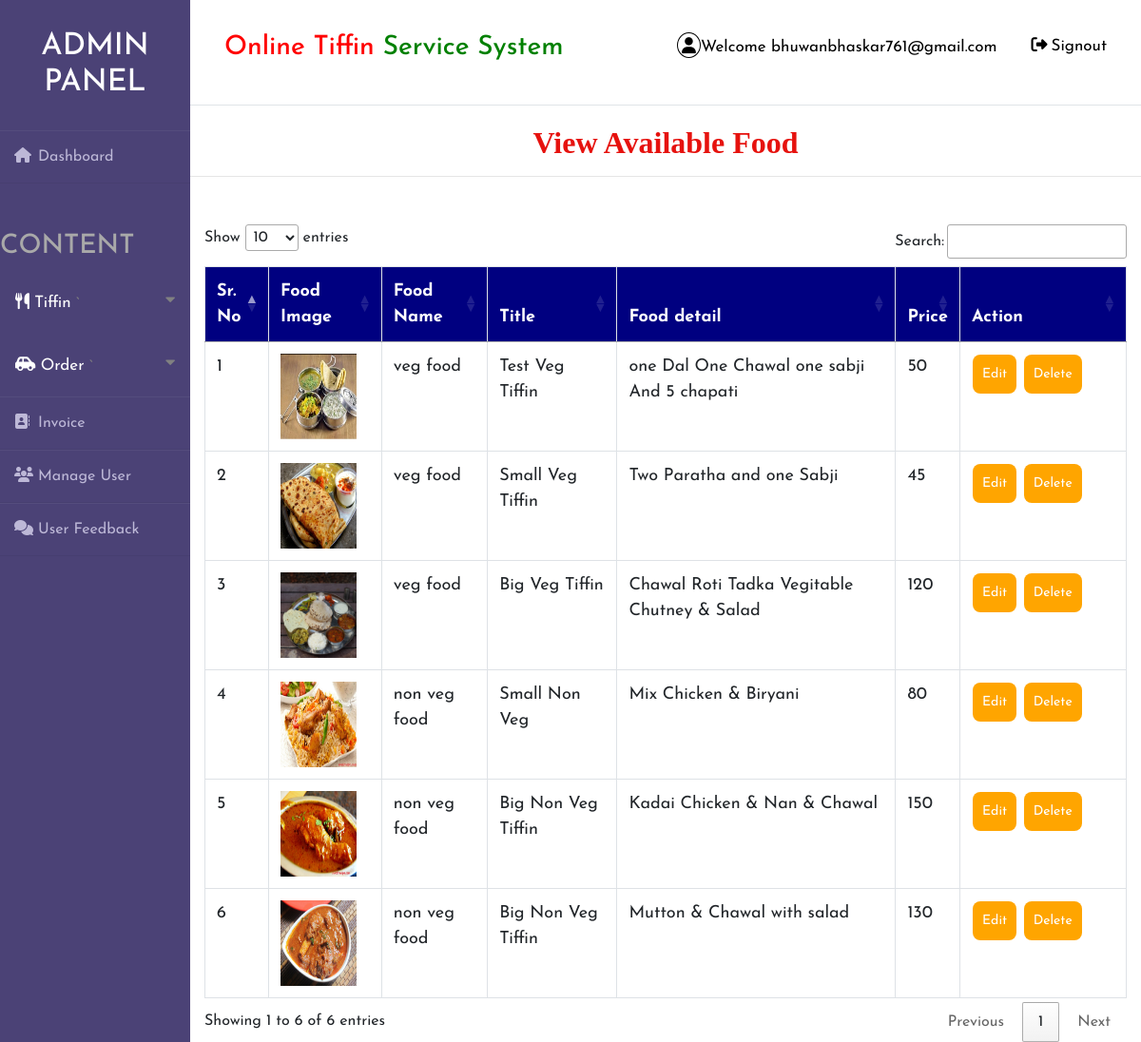
The page /view_food (signed in) on the database its author committed.
### tiffin/models.py (models this page shows, shortened)
class Food(models.Model):
    food_name = models.CharField(max_length=100,null=True)
    title = models.CharField(max_length=30,null=True)
    price = models.IntegerField(null=True)
    food_detail = models.CharField(max_length=200,null=True)
    image = models.FileField(null=True)

### tiffin/views.py (the view)
# urls.py: path('view_food', View_food, name="view_food"),
def View_food(request):
    if not request.user.is_authenticated:
        return redirect('login_admin')
    pro = Food.objects.all()
    d = {'pro': pro}
    return render(request, 'view_food.html',d)

### tiffin/templates/view_food.html (shortened to what this page needs)
{% extends 'admin_nav.html' %}
{% block body %}
<center><h2 style = "font-family : 'Monotype Corsiva' ; color : #E6120E ; font-weight : bold;margin-top:2%">View Available Food</h2></center><hr>
 <div class="container">
<table class="table table-bordered" id="myTable">
  <thead>
  <tr>
    <th>Sr. No</th>
    <th>Food Image</th>
    <th>Food Name</th>
    <th>Title</th>
    <th>Food detail</th>
    <th>Price</th>
    <th style="width:150px">Action</th>
  </tr>
  </thead>
   <tbody>
{% for i in pro %}
  <tr>
      <td>{{forloop.counter}}</td>
    <td><img src="{{i.image.url}}" style="width:80px;height:90px"></td>
    <td>{{i.food_name}}</td>
    <td>{{i.title}}</td>
    <td>{{i.food_detail}}</td>
    <td>{{i.price}}</td>
      <td><a href="{% url 'edit_food' i.id %}"><button class="button button1" id="#delete">Edit</button></a>
      <a href="{% url 'delete_food' i.id %}"><button class="button button1" onclick="return confirm('Are you sure?')">Delete</button></a></td>
  </tr>
   {% endfor %}
    </tbody>
</table>
 </div>
{% endblock %}

### tiffin/templates/admin_nav.html (shortened to what this page needs)
<!DOCTYPE html>
<html lang="en">
{% load static %}
<head>
	<link rel="stylesheet" href="{% static 'style1.css' %}">
    <link rel="stylesheet" href="https://cdnjs.cloudflare.com/ajax/libs/font-awesome/4.7.0/css/font-awesome.min.css">
    <link rel="stylesheet" href="https://maxcdn.bootstrapcdn.com/bootstrap/4.0.0/css/bootstrap.min.css">
  <link rel = stylesheet href = "//cdn.datatables.net/1.10.19/css/jquery.dataTables.min.css">
</head>
<body>
<div class="wrapper">
    <div class="sidebar">
        <h2>Admin Panel</h2>
        <ul>
            <li style="margin-bottom:50px"><a href="{% url 'admin_home' %}"><i class="fas fa-home"></i>Dashboard</a></li>
            <h3 style="color:Darkgrey;margin-bottom:10px">CONTENT</h3>
            <button class="dropdown dropdown-btn nav-link" style="padding-top:20px;padding-bottom:20px">
                <a href="#" style="color: #fff"><i class="fas fa-utensils"></i>
                    Tiffin</a>
    `           <i class="fa fa-caret-down"></i>
            </button>
            <button class="dropdown-btn nav-link" style="padding-top:20px;padding-bottom:20px">
                <a href="" style="color: #fff"><i class="fas fa-car-side"></i>
                    Order</a>
    `           <i class="fa fa-caret-down"></i>
            </button>
            <li><a href="{% url 'order_invoice' %}"><i class="fas fa-address-book"></i>Invoice</a></li>
            <li><a href="{% url 'view_user' %}"><i class="fas fa-users"></i>Manage User</a></li>
            <li><a href="{% url 'view_feedback' %}"><i class="fas fa-comments"></i>User Feedback</a></li>
</ul>
    </div>
    <div class="main_content">
        <div class="header"><div class="topnav">
  <a class="active" href="#home"><h3><span style="color:red">Online Tiffin</span> <span style="color:green">Service System</span></h3></a>
  <div class="topnav-right">
    <a href="#search"><i style="padding:4px;border-radius:50%;border:1px solid black" class="fas fa-user"></i>Welcome {{request.user.username}}</a>
    <a href="{% url 'logout' %}"><i style="padding:4px;bborder:1px solid black" class="fas fa-sign-out-alt"></i>Signout</a>
  </div>
</div>
</div>
        {% block body %}
        {% endblock %}
    </div>
</div>
</body>
</html>

### tiffin/static/style1.css (style rules this page uses)
* { margin: 0; padding: 0; box-sizing: border-box; list-style: none; text-decoration: none; font-family: 'Josefin Sans', sans-serif; }
body { background-color: #f3f5f9; }
.wrapper { display: flex; position: relative; }
.wrapper .sidebar { width: 200px; height: 100%; background: #4b4276; padding: 30px 0px; position: fixed; }
.wrapper .sidebar h2 { color: #fff; text-transform: uppercase; text-align: center; margin-bottom: 30px; }
.wrapper .sidebar ul li { padding: 15px; border-bottom: 1px solid #bdb8d7; border-bottom: 1px solid rgba(0,0,0,0.05); border-top: 1px solid rgba(255,255,255,0.05); }
.wrapper .sidebar ul li a { color: #bdb8d7; display: block; }
.wrapper .sidebar ul li a .fas { width: 25px; }
.wrapper .main_content { width: 100%; margin-left: 200px; }
.wrapper .main_content .header { padding: 20px; background: #fff; color: #717171; border-bottom: 1px solid #e0e4e8; }
.topnav { overflow: hidden; background-color: #fff; }
.topnav a { float: left; color: black; text-align: center; padding: 14px 16px; text-decoration: none; font-size: 17px; }
.topnav-right { float: right; }

### tiffin/templates/admin_nav.html (style rules this page uses)
.button { background-color: orange; border: none; color: white; padding: 10px; text-align: center; text-decoration: none; display: inline-block; font-size: 14px; margin: 1px 1px; cursor: pointer; }
.button1 { border-radius: 8px; }
* { box-sizing: border-box; }
#myTable { border-collapse: collapse; width: 100%; border: 1px solid #ddd; font-size: 18px; }
#myTable th { text-align: left; padding: 12px; background-color: Navy; color: white; }
#myTable td { text-align: left; padding: 12px; background-color: white; }
#myTable tr { border-bottom: 1px solid #ddd; }
body { font-family: "Lato", sans-serif; }
.sidenav a, .dropdown-btn { padding: 6px 8px 6px 16px; text-decoration: none; font-size: 20px; color: #818181; display: block; border: none; background: none; width: 100%; text-align: left; cursor: pointer; outline: none; }
.fa-caret-down { float: right; padding-right: 8px; }
.nav-link { font-size:17px; }

### rows shown on the page
Food: image (picture), food_name "veg food", title "Test Veg Tiffin", food_detail "one Dal One Chawal one sabji And 5 chapati", price "50"
Food: image (picture), food_name "veg food", title "Small Veg Tiffin", food_detail "Two Paratha and one Sabji", price "45"
Food: image (picture), food_name "veg food", title "Big Veg Tiffin", food_detail "Chawal Roti Tadka Vegitable Chutney & Salad", price "120"
Food: image (picture), food_name "non veg food", title "Small Non Veg", food_detail "Mix Chicken & Biryani", price "80"
Food: image (picture), food_name "non veg food", title "Big Non Veg Tiffin", food_detail "Kadai Chicken & Nan & Chawal", price "150"
Food: image (picture), food_name "non veg food", title "Big Non Veg Tiffin", food_detail "Mutton & Chawal with salad", price "130"

### other values the page prints
{{ request.user.username }} "bhuwanbhaskar761@gmail.com"
